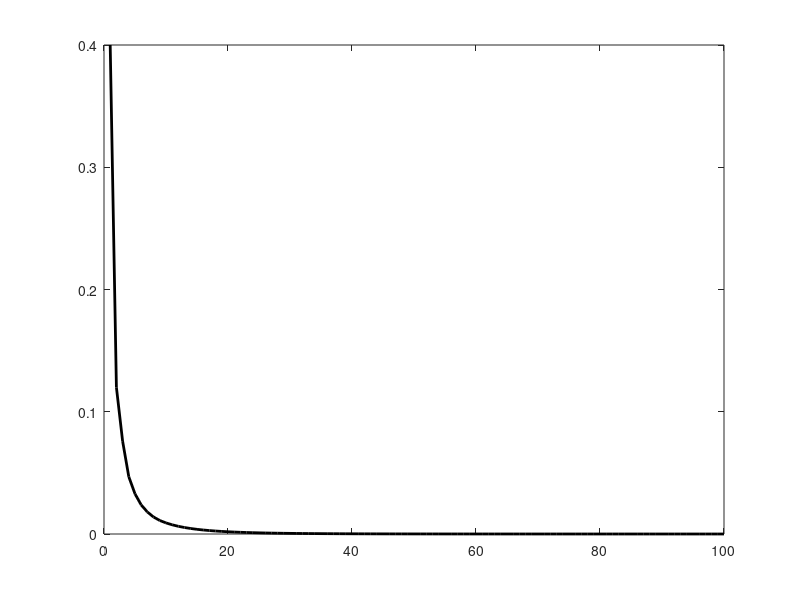
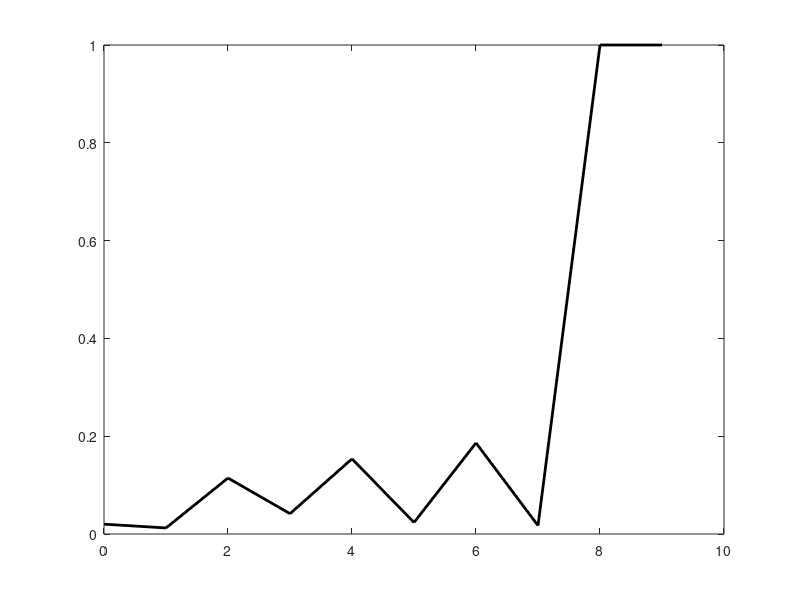

The MATLAB script that drew these images, in order:

%%
%% Brown CS145 HW9: Birth-Death printer queue
%%

close all; 
clear all;

% Constants defining birth-death queue
m = 9;
b = 0.2;
d = 0.5;

% Number of time steps of Markov chain
Nmax = 100;

% (a) Construct state transition matrix T
T = zeros(m+1, m+1);
%TODO: Fill entries of T.  Each column should sum to 1.
T(1,1) = 1-b;
T(1,2) = b;
T(m+1,m+1) = 1-d;
T(m+1,m) = d;

for t = 2:m
    T(t,t) = 1-b-d;
    T(t,t+1) = b;
    T(t,t-1) = d;
end
T = T';

% (a) Compute state probabilities after one transition
p0 = ones(m+1,1)/(m+1); % state probability at time 0
%TODO: Use T and p0 to compute probabilities after one step
p1 = T*p0;
p_first = p1;

% (b-c) Compute state probabilities after 100 transitions (time steps)
%p0 = ones(m+1,1)/(m+1); % (b) uniform initial state probability 
p0 = [1; zeros(m,1)]; % (c) initial state has empty queue

epsilon = zeros(Nmax,1); % Absolute change in state probabilities

p_curr = p0;
for t = 1:Nmax
  %TODO: Compute probability of states at time t
  %TODO: Compute epsilon(t)
  p_next = T*p_curr;
  epsilon(t) = sum(abs(p_next-p_curr));
  p_curr = p_next;
end

figure(1);
plot([1:Nmax],epsilon,'-k','linewidth',2);

% (d) Approximate state probabilities via Monte Carlo
Nmc = 1000;
probMC = zeros(m+1,1);  % Replace with Monte Carlo estimates of probabilities

for i = 1:Nmc
  %TODO: Simulate Markov chain for Nmax time steps,
  %      and count frequencies of final states to define probMC
    pos = 1;
    for t=1:Nmax
        move = randsample('bds',1,true,[b,d,1-b-d]);
        if (move == 'b') && (pos ~= m+1)
            pos = pos + 1;
        end
        if (move == 'd') && (pos ~= 1)
            pos = pos - 1;
        end
    end
    probMC(pos) = probMC(pos) + 1;
end
probMC = probMC./Nmc;
p1 = p_curr;
figure(2);
delta = abs(probMC - p1)./p1;
plot([0:m],delta,'-k','linewidth',2);



